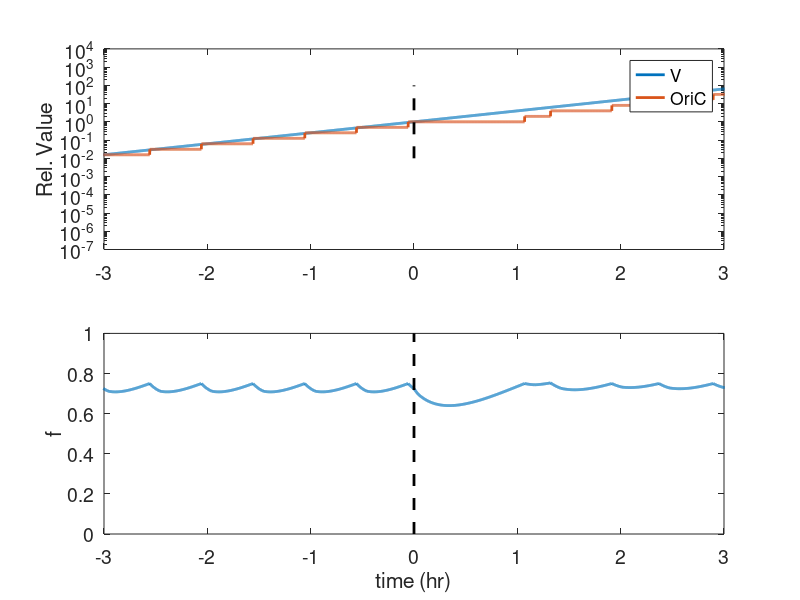

The MATLAB script that drew this image:
% this script describe the hns dnaA initial model no division

% close all ;
clear all ;

tic;

%% global parameters
DT = 0.5;     %(h)
TT = DT*30 ; % total calculation time (h)
dt = 0.001 ;    % calculation time step (h)
T_shutdown = DT*20 ;

dTdatA = 0 ; % time delay between OriC and datA (h)
dTdars1 = 0.1 ; % time delay between OriC and datA (h)
dTdars2 = 0.2 ; % time delay between OriC and datA (h)
dTdnaA = 0 ; % time delay between OriC and dnaA (min)
CAcc = 0.75 ; % critical cytoplasmic dnaA concentration to initiate DNA replication 

Cperiod = 0.7; 
% repR = 1/Cperiod ; % DNA replication rate = 1 / C period
DNAlength = round(Cperiod/dt) ; % DNA length is set to fix V fork = 1 ;
lambda0 = log(2)/DT ; % cell mass growth rate (h^-1)

D_total = 400;
KDP = 300/D_total;
beta_datA = 600/D_total;
beta_rida = 500/D_total;
alphal = 750/D_total;
alphad1 = 100/D_total;
alphad2 = 643/D_total;

lambda = lambda0;
tseq = 15/60; % hr

%% initiation 
Tlist = (1 : TT/dt)*dt ; % unit [min]
Vlist = nan(1,TT/dt) ;
fATPlist = nan(1,TT/dt) ;
DNAcopy = ones(TT/dt,DNAlength); % starting DNAcopy = 1 ;
DNAcopy(1,1) = 2 ;
DNAlist = NaN(TT/dt,1); % total DNA
OriClist = NaN(TT/dt,1); % total DNA
rptlist = NaN(TT/dt,ceil(TT/DT)+10) ; % DNA replication time
tertlist = NaN(TT/dt,ceil(TT/DT)+10) ; % DNA termination time
Preplist = NaN(TT/dt,ceil(TT/DT)+10) ; % position of DNA replication  
NAlist = NaN(TT/dt,1); % copy number of dnaA
Ndlist = NaN(TT/dt,1); % copy number of datA
nreplist = NaN(TT/dt,1); % number of DNA replication. starting from 1, not 0
RpOlist = NaN(TT/dt,1); % replication initiation operator, 1 for open, 0 for closed
Adlist = NaN(TT/dt,1); % the total capacity that datA could absorb dnaA

NA = 1 ; % copy number of dnaA
Ndat = 1 ; % copy number of datA
nrep = 1 ; % number of DNA replication. starting from 1, not 0
RpO = 1 ; % replication initiation operator, 1 for open, 0 for closed
V = 1 ; % initial cell mass
fATP = 0.8;

% rpt = NaN(1,ceil(TT/DT)+10) ; % DNA replication time
% tert = NaN(1,ceil(TT/DT)+10) ; % DNA termination time
Prep = NaN(1,ceil(TT/DT)+10) ; % position of DNA replication  
Vi =  NaN(1,ceil(TT/DT)+10) ; % initiation mass
Vt =  NaN(1,ceil(TT/DT)+10) ; % termination mass
S = 1;
for t = 1 : Tlist(end)/dt
    
    V = V + lambda*V*dt ;
    DNAlist(t) = sum(DNAcopy(t,:))/DNAlength ;
    No = DNAcopy(t,dTdnaA/dt+1); % copy number of dnaA
    Ndat = DNAcopy(t,dTdatA/dt+1); % copy number of datA
    Nd1 = DNAcopy(t,dTdars1/dt+1); % copy number of dars1
    Nd2 = DNAcopy(t,dTdars1/dt+1); % copy number of dars2

    if t*dt<T_shutdown
        fATP = fATP + dt * ((alphal + alphad1*Nd1/V + alphad2*Nd2/V) * (1-fATP)/(KDP+1-fATP) - (beta_datA + beta_rida) * No/V * fATP/(KDP+fATP) + lambda*(1-fATP));
    else
        fATP = fATP + dt * ((alphal + alphad1*Nd1/V + alphad2*Nd2/V) * (1-fATP)/(KDP+1-fATP) - (beta_datA + beta_rida) * No/V* fATP/(KDP+fATP));
    end
    
    DNAcopy(t+1,:) = DNAcopy(t,:) ;
    % check new replication initiation condition
    if fATP > CAcc && RpO == 1
        nrep = nrep +1; % replication number +1
        Prep(nrep) = 1 ; % generate new replication position
        rpt(nrep) = t*dt; % replication time +dt
        RpO = 0; % stop new replicaiton initiation
        Vi(nrep) = V/DNAcopy(t,1); % note initiation mass
%         lambda = lambda0 * (epsilon * randn(1,1)+1);
    end
    % DNA replication
    for f = 1 : length(Prep) 
        if Prep(f) <= Cperiod/dt
            DNAcopy(t+1,Prep(f)) = DNAcopy(t+1,Prep(f))*2 ; % all DNA replicates
            Prep(f) = Prep(f) +1 ; % replication position moves
        else if Prep(f) > Cperiod/dt % DNA replication terminates
            Prep(f) = NaN ;   
            tert(nrep) = t*dt ; % DNA termination time
            Vt(nrep) = V/DNAcopy(t,end-1) ; % termination mass
            end
        end
    end
    % set replication initiation operator
    if t == ceil((rpt(nrep) + tseq)/dt); RpO = 1; end
    
    
    % save data in vectors

    fATPlist(t) = fATP;
    Vlist(t) = V ;
    OriClist(t) = DNAcopy(t,1) ;
%     rptlist(t,:) = rpt ; 
%     tertlist(t,:) = tert ; 
%     Preplist(t,:) = Prep ; 
%     NAlist(t) = NA; 
%     Ndlist(t) = Ndat; 
    nreplist(t) = nrep;
    RpOlist(t) = RpO; 

end

%% plot
figure('position',[100 100 300 500]);

subplot(2,1,1)
semilogy(Tlist-T_shutdown, Vlist/Vlist(T_shutdown/dt),'linewidth',2); hold all
semilogy(Tlist-T_shutdown, OriClist/OriClist(T_shutdown/dt),'linewidth',2);
plot([0 0], [10^-2 10^2],'k--','linewidth',2);
legend('V','OriC','location','best');
ylabel('Rel. Value');
xlim([-3 3]);
set(gca,'fontsize',14);

subplot(2,1,2)
plot(Tlist-T_shutdown, fATPlist,'linewidth',2); hold all
xlabel('time (hr)');
ylabel('f');
plot([0 0], [0 1],'k--','linewidth',2);
xlim([-3 3]);
ylim([0 1]);
set(gca,'fontsize',14);

